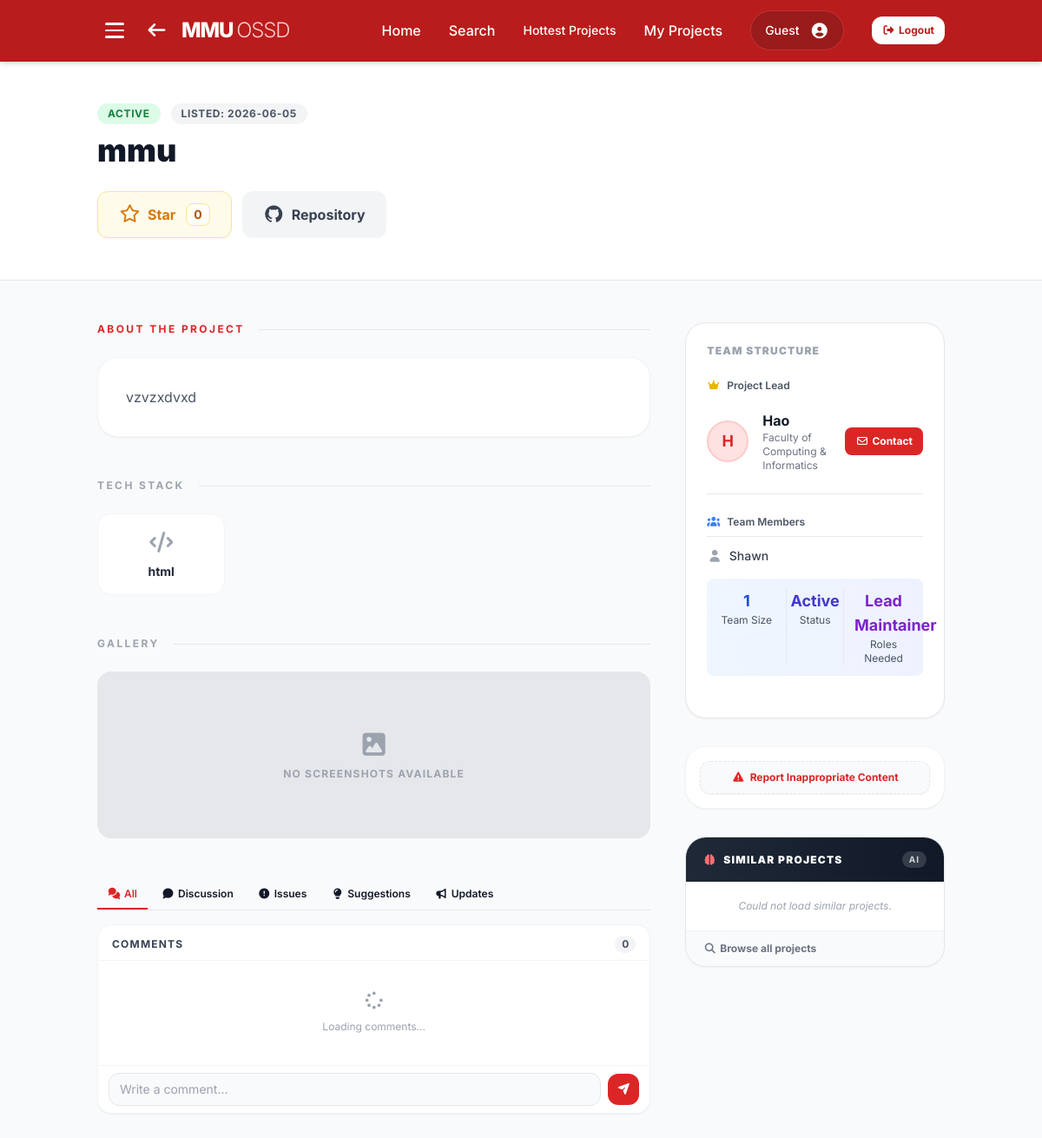
Page /project/1 on the earlier database version.
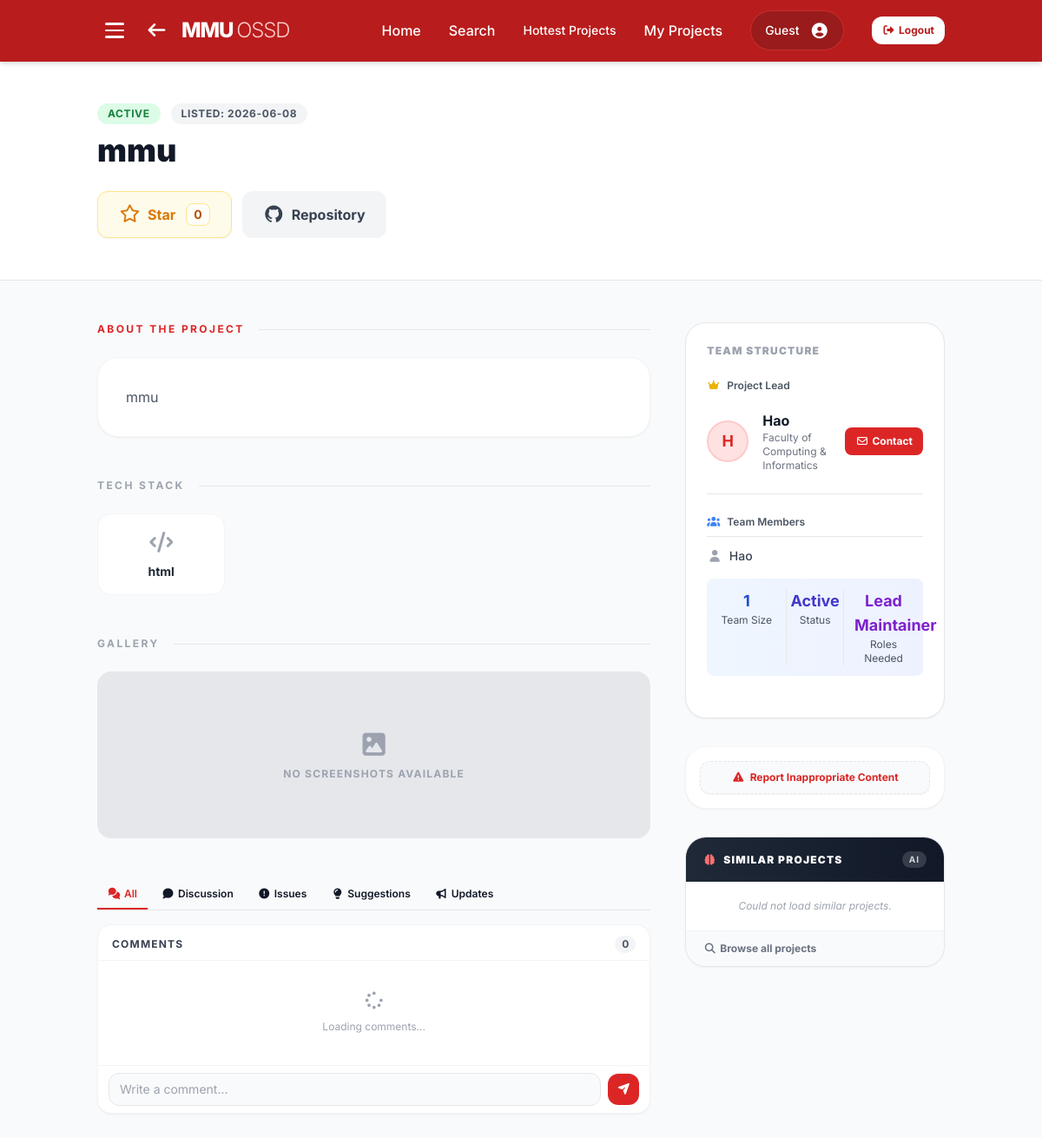
Same page on the later database version.
### website/models.py (models this page shows)
class Project(db.Model):
    __tablename__ = 'projects'
    id = db.Column(db.Integer, primary_key=True, autoincrement=True)
    user_id = db.Column(db.Integer, db.ForeignKey('users.id', ondelete='CASCADE'), nullable=False)
    project_name = db.Column(db.String(255), nullable=False)
    description = db.Column(db.Text, default='')
    status = db.Column(db.String(50), nullable=False, default='Active')
    repo_url = db.Column(db.String(255), default='')
    languages = db.Column(db.String(255), default='')
    roles_needed = db.Column(db.String(255), default='')
    contributors = db.Column(db.String(50), default='1')
    created_at = db.Column(db.DateTime, nullable=False, default=datetime.now(MYT))
    views = db.Column(db.Integer, default=0)
    images = db.relationship('ProjectImage', backref='project', lazy=True, cascade='all, delete-orphan')
    suggestions = db.relationship('Suggestion', backref='project', lazy=True, cascade='all, delete-orphan')
    members = db.relationship('ProjectMember', backref='project', lazy='subquery', cascade='all, delete-orphan')
    stars = db.relationship('ProjectStar', backref='project', lazy=True, cascade='all, delete-orphan')

class ProjectMember(db.Model):
    __tablename__ = 'project_members'
    user_id = db.Column(db.Integer, db.ForeignKey('users.id', ondelete='CASCADE'), primary_key=True)
    project_id = db.Column(db.Integer, db.ForeignKey('projects.id', ondelete='CASCADE'), primary_key=True)
    role = db.Column(db.String(20), nullable=False, default='member')
    joined_at = db.Column(db.DateTime, default=datetime.now(MYT))
    user = db.relationship('User', backref=db.backref('project_memberships', lazy='dynamic', cascade='all, delete-orphan'))

class User(db.Model):
    __tablename__ = 'users'
    id = db.Column(db.Integer, primary_key=True, autoincrement=True)
    email = db.Column(db.String(255), unique=True, nullable=False)
    password_hash = db.Column(db.String(255))
    name = db.Column(db.String(255), nullable=False, default='MMU Student')
    is_admin = db.Column(db.Boolean, default=False, nullable=False)
    faculty = db.Column(db.String(255), nullable=False, default='Faculty of Computing & Informatics')
    bio = db.Column(db.Text, default='')
    avatar_path = db.Column(db.String(255), default='')
    interests = db.Column(db.Text, default='')  # Comma-separated project interests
    rank = db.Column(db.Integer, nullable=False, default=0)
    karma = db.Column(db.Integer, nullable=False, default=0)
    created_at = db.Column(db.DateTime, nullable=False, default=datetime.now(MYT))
    is_verified = db.Column(db.Boolean, default=False)
    is_admin = db.Column(db.Boolean, default=False)  # Admin privilege for content moderation
    otp = db.Column(db.String(6), nullable=True)
    last_seen = db.Column(db.DateTime, nullable=True)
    skills = db.relationship('Skill', backref='user', lazy=True, cascade='all, delete-orphan')
    badges = db.relationship('Badge', backref='user', lazy=True, cascade='all, delete-orphan')
    comments = db.relationship('Comment', backref='user', lazy=True, cascade='all, delete-orphan')
    projects = db.relationship('Project', backref='user', lazy=True, cascade='all, delete-orphan')
    suggestions = db.relationship('Suggestion', backref='user', lazy=True, cascade='all, delete-orphan')
    questions = db.relationship('Question', backref='author', lazy=True, cascade='all, delete-orphan')
    question_likes = db.relationship('QuestionLike', backref='user', lazy=True, cascade='all, delete-orphan')
    question_favorites = db.relationship('QuestionFavorite', backref='user', lazy=True, cascade='all, delete-orphan')
    question_comments = db.relationship('QuestionComment', backref='user', lazy=True, cascade='all, delete-orphan')
    starred_projects = db.relationship('ProjectStar', backref='user', lazy=True, cascade='all, delete-orphan')
    settings = db.relationship('UserSettings', backref='user', uselist=False, cascade='all, delete-orphan')

### website/views.py (the view, shortened to what this page needs)
@views.route('/project/<int:project_id>')
def project_page(project_id):
    project = Project.query.get_or_404(project_id)
    current_user = get_current_user()
    if project.status == 'Suspended':
        if current_user and getattr(current_user, 'is_admin', False):
            pass  # Admin sees the project as normal
        else:
            from flask import abort
            abort(404)
    viewed_projects = session.get('viewed_projects', {})
    now = datetime.now(timezone.utc)
    COOLDOWN_HOURS = 24
    should_increment = True
    project_id_str = str(project_id)
    if should_increment:
        if project.views is None:
            project.views = 0
        project.views += 1
        view_log = ProjectViewLog(
            project_id=project.id,
            user_id=current_user.id if current_user else None
        )
        db.session.add(view_log)
        viewed_projects[project_id_str] = now.isoformat()
        session['viewed_projects'] = viewed_projects
        session.modified = True
        db.session.commit()
    current_user_role = None
    is_invited = False
    invitation_id = None
    total_stars = ProjectStar.query.filter_by(project_id=project.id).count()
    user_has_starred = False
    if current_user:
        star_record = ProjectStar.query.filter_by(user_id=current_user.id, project_id=project.id).first()
        if star_record:
            user_has_starred = True
    return render_template(
        "Project_Page.html",
        project=project,
        current_user=current_user,
        current_user_role=current_user_role,
        is_invited=is_invited,
        invitation_id=invitation_id,
        total_stars=total_stars,
        user_has_starred=user_has_starred
    )

### website/views.py (called while the page is built)
def get_current_user():
    email = session.get('user_email', 'student@mmu.edu.my')
    user = User.query.filter_by(email=email).first()
    return user

### website/templates/Project_Page.html (shortened to what the changed rows need)
<!DOCTYPE html>
<html lang="en">
<head>
    <script src="https://cdn.tailwindcss.com"></script>
    <link href="https://cdnjs.cloudflare.com/ajax/libs/font-awesome/7.0.1/css/all.min.css" rel="stylesheet">
</head>
<body class="bg-gray-50 text-gray-900">
<nav class="bg-red-700 text-white shadow-md sticky top-0 z-50">
    <div class="container mx-auto px-6 py-3 flex items-center justify-between">
        <div class="flex items-center gap-4">
            <a href="{{ url_for('views.home') }}" class="hover:opacity-80 transition flex items-center gap-4">
                <h1 class="text-2xl font-extrabold tracking-tighter">
                    MMU <span class="font-light text-red-200">OSSD</span>
                </h1>
            </a>
        </div>
    </div>
</nav>
<header class="bg-white border-b py-12">
    <div class="container mx-auto px-6">
        <div>
            <div class="flex items-center gap-3 mb-2">
                <span class="text-xs font-bold px-3 py-1 rounded-full tracking-wider uppercase
                    {% if project.status == 'Active' %}
                        bg-green-100 text-green-700
                    {% elif project.status == 'Seeking Maintainer' %}
                        bg-yellow-100 text-yellow-700
                    {% elif project.status == 'Finished' %}
                        bg-gray-100 text-gray-600
                    {% else %}
                        bg-blue-100 text-blue-700
                    {% endif %}
                ">
                    {{ project.status }}
                </span>
                <span class="text-xs font-bold bg-gray-100 text-gray-600 px-3 py-1 rounded-full tracking-wider uppercase">
                    Listed: {{ project.created_at.strftime('%Y-%m-%d') }}
                </span>
            </div>
            <h2 class="text-4xl font-black text-gray-900 leading-tight">{{ project.project_name }}</h2>
            <div class="flex gap-3 mt-6 flex-wrap">
                <button id="star-btn" onclick="toggleProjectStar()" class="bg-amber-50 text-amber-600 px-6 py-3 rounded-xl font-bold hover:bg-amber-100 transition flex items-center gap-2 border border-amber-200 shadow-sm">
                </button>
                <a href="{{ project.repo_url }}" target="_blank" class="bg-gray-100 text-gray-700 px-6 py-3 rounded-xl font-bold hover:bg-gray-200 transition flex items-center gap-2">
                </a>
            </div>
            </div>
        </div>
</header>
<main class="container mx-auto px-6 py-12">
    <div class="grid grid-cols-1 lg:grid-cols-3 gap-10">
        <div class="lg:col-span-2 space-y-12">
            <section>
                <div class="bg-white p-8 rounded-3xl border border-gray-100 shadow-sm text-gray-600 leading-relaxed">
                    <div id="content-project-details" class="block">
                        <p class="whitespace-pre-line">{{ project.description }}</p>
                    </div>
                </div>
            </section>
            <section>
                <div class="grid grid-cols-2 md:grid-cols-4 gap-4">
                    {% if project.languages %}
                        {% for lang in project.languages.split(',') %}
                        <div class="bg-white p-4 rounded-2xl border border-gray-100 text-center hover:border-red-300 transition flex flex-col items-center justify-center">
                            <i class="fas fa-code text-2xl text-gray-400 mb-2"></i>
                            <div class="font-bold text-sm text-gray-800">{{ lang.strip() }}</div>
                        </div>
                        {% endfor %}
                    {% else %}
                        <div class="text-gray-400 text-sm">No languages specified.</div>
                    {% endif %}
                </div>
            </section>
        </div>
        <div class="space-y-8">
            <div class="bg-white p-6 rounded-3xl border border-gray-200 shadow-sm">
                <div>
                    <div class="space-y-2" id="members-list">
                        {% for member in project.members %}
                        <div class="flex items-center gap-3 text-sm font-medium text-gray-700 relative group">
                            <div class="flex items-center gap-2 cursor-pointer hover:text-red-600 transition user-profile-link flex-1" data-user-id="{{ member.user.id }}">
                                <i class="fas fa-user text-gray-400"></i>
                                <span>{{ member.user.name }}</span>
                            </div>
                        </div>
                        {% else %}
                        <div class="text-sm text-gray-400 italic">No additional members.</div>
                        {% endfor %}
                    </div>
                    <div class="grid grid-cols-3 gap-3 p-3 bg-gradient-to-r from-blue-50 to-indigo-50 rounded-lg mb-6 mt-4">
                        <div class="text-center border-l border-r border-gray-200">
                            <div class="text-lg font-bold text-indigo-700">{{ project.status }}</div>
                            <div class="text-xs text-gray-600">Status</div>
                        </div>
                        <div class="text-center">
                            <div class="text-lg font-bold text-purple-700">{{ project.roles_needed if project.roles_needed else '—' }}</div>
                            <div class="text-xs text-gray-600">Roles Needed</div>
                        </div>
                    </div>
                </div>
            </div>
        </div>
    </div>
</main>
</body>
</html>

Differences in the rows shown:
changed Project "html": created_at "2026-06-05" → "2026-06-08"; description "vzvzxdvxd" → "mmu"
changed ProjectMember: user.name "Shawn" → "Hao"
